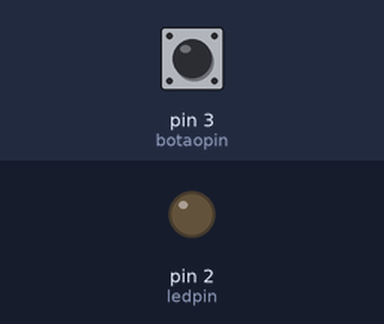
The sketch below on a simulated Arduino Uno, built with avr-gcc and run on an emulated ATmega328P. Shown: output pins drawn as LEDs (lit = HIGH). Inputs (shaded band) come from the test bench; at power-on: pin 3 (botaopin) LOW.

Above: at 1.2 s.
1.3 s: pin 3 (botaopin) pulled HIGH for 0.15 s
At 1.37 s:
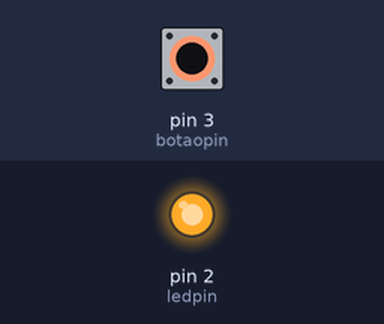
2.9 s: pin 3 (botaopin) pulled HIGH for 3.2 s
At 7.2 s:
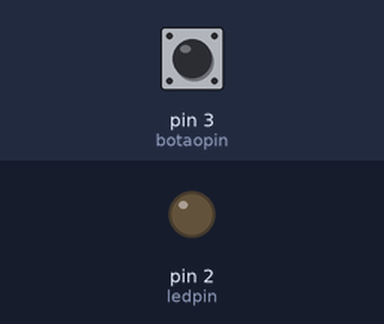
Timing chart, 0 to 8.7 s (numbered marks = the images above; inputs shaded):
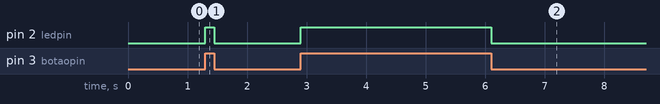

The sketch:

BOTAOLED.ino
```cpp
const int botaopin = 3; // variavel da porta do botao
const int ledpin = 2; // variavel da porta do led
int estadobotao = 0; // o botao inicia como 0

void setup()
{
  pinMode(ledpin, OUTPUT); //o led vai ser a saida de luz
  pinMode(botaopin, INPUT); // o botao vai ser a entrada de info
}

void loop()
{
  estadobotao = digitalRead(botaopin); // a variavel vai receber o sinal da porta HIGH e LOW

  if(estadobotao == HIGH)
  {
    digitalWrite(ledpin, HIGH);
  }
  else
  {
    digitalWrite(ledpin, LOW);
  }
}
```

Measured:
- after the input at 1.3 s, pin 2 (ledpin): LOW → HIGH at once, → LOW 0.15 s later
- after the input at 2.9 s, pin 2 (ledpin): LOW → HIGH at once, → LOW 3.2 s later
